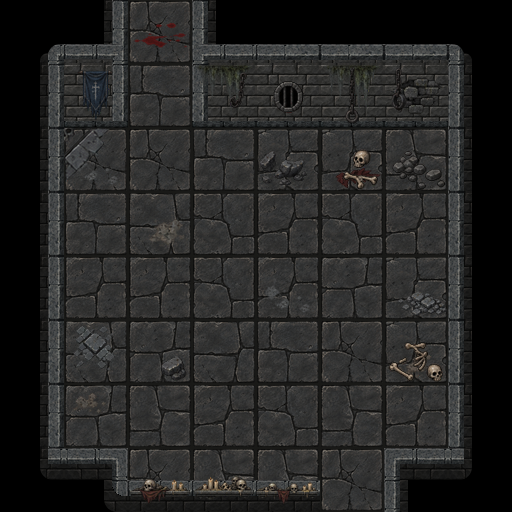

The image is a tile-based game level rendered from a .tmx file. Its description and complete source (layers, tilesets, objects, tile grids) follow:
An orthogonal 8x8 tile map with 64x64 px tiles, 8 tile layers (Ground, GroundDetails_01, GroundDetails_02, WallsBack_02, ...), 3 tilesets and 11 objects (torches_v1, exit_north, exit_south).

<map version="1.10" tiledversion="1.12.2" orientation="orthogonal" renderorder="right-down" width="8" height="8" tilewidth="64" tileheight="64" infinite="0" nextlayerid="17" nextobjectid="15">
 <tileset firstgid="1" source="act3_floor_64.tsx" />
 <tileset firstgid="9" source="items.tsx" />
 <tileset firstgid="177" source="my_tiles_textured_v9.tsx" />
 <layer id="1" name="Ground" width="8" height="8">
  <data encoding="csv">
0,0,8,0,0,0,0,0,
0,0,4,0,0,0,0,0,
0,8,8,4,1,1,6,0,
0,4,2,3,5,3,5,0,
0,5,5,3,5,7,1,0,
0,2,7,2,4,8,1,0,
0,7,6,5,3,6,5,0,
0,0,8,6,6,8,0,0
</data>
 </layer>
 <layer id="9" name="GroundDetails_01" width="8" height="8">
  <data encoding="csv">
0,0,35,0,0,0,0,0,
0,0,0,0,0,0,0,0,
0,91,0,0,105,110,0,0,
0,0,107,0,0,0,0,0,
0,0,0,0,91,0,100,0,
0,0,102,0,0,0,109,0,
0,108,0,0,0,0,0,0,
0,0,0,0,0,0,0,0
</data>
 </layer>
 <layer id="10" name="GroundDetails_02" width="8" height="8">
  <data encoding="csv">
0,0,0,0,0,0,0,0,
0,0,0,0,0,0,0,0,
0,82,0,0,0,46,36,0,
0,0,0,0,0,0,0,0,
0,0,0,0,0,0,0,0,
0,80,0,0,0,0,45,0,
0,0,0,0,0,0,0,0,
0,0,0,0,0,0,0,0
</data>
 </layer>
 <layer id="16" name="WallsBack_02" width="8" height="8">
  <data encoding="csv">
0,186,0,188,0,0,0,0,
0,0,0,0,0,0,0,0,
0,0,0,0,0,0,0,0,
0,0,0,0,0,0,0,0,
0,0,0,0,0,0,0,0,
0,0,0,0,0,0,0,0,
0,0,0,0,0,0,0,0,
0,0,0,0,0,0,0,0
</data>
 </layer>
 <layer id="2" name="WallsBack_01" width="8" height="8">
  <data encoding="csv">
177,232,0,234,178,178,178,179,
186,241,0,243,187,187,187,188,
186,0,0,0,0,0,0,188,
186,0,0,0,0,0,0,188,
186,0,0,0,0,0,0,188,
186,0,0,0,0,0,0,188,
186,0,0,0,0,0,0,188,
0,0,0,0,0,0,0,0
</data>
 </layer>
 <layer id="4" name="WallsFront_01" width="8" height="8">
  <data encoding="csv">
0,0,0,0,0,0,0,0,
0,0,0,0,0,0,0,0,
0,0,0,0,0,0,0,0,
0,0,0,0,0,0,0,0,
0,0,0,0,0,0,0,0,
0,0,0,0,0,0,0,0,
0,0,0,0,0,0,0,0,
211,2147483853,207,207,207,0,210,2147483859
</data>
 </layer>
 <layer id="5" name="DecorBack_01" width="8" height="8">
  <data encoding="csv">
0,0,0,0,0,0,0,0,
0,0,0,93,0,93,18,0,
0,0,0,0,0,0,0,0,
0,0,0,0,0,0,0,0,
0,0,0,0,0,0,0,0,
0,0,0,0,0,0,0,0,
0,0,0,0,0,0,0,0,
0,0,136,132,135,0,0,0
</data>
 </layer>
 <layer id="6" name="DecorBack_02" width="8" height="8">
  <data encoding="csv">
0,0,0,0,0,0,0,0,
0,76,0,96,22,95,97,0,
0,0,0,0,0,0,0,0,
0,0,0,0,0,0,0,0,
0,0,0,0,0,0,0,0,
0,0,0,0,0,0,0,0,
0,0,0,0,0,0,0,0,
0,0,0,0,0,0,0,0
</data>
 </layer>
 <objectgroup id="11" name="Entities">
  <object id="1" name="torches_v1" x="230" y="98.6667">
   <point />
  </object>
 </objectgroup>
 <objectgroup id="12" name="Connectors">
  <object id="3" name="exit_north" x="159.999" y="27.333">
   <point />
  </object>
  <object id="4" name="exit_south" x="354" y="497.333">
   <point />
  </object>
 </objectgroup>
 <objectgroup id="13" name="Barriers">
  <object id="5" x="47.3333" y="0" width="14" height="508" />
  <object id="6" x="454.667" y="-2" width="9.33333" height="504.667" />
 </objectgroup>
 <objectgroup id="14" name="Blocked">
  <object id="8" x="212.667" y="70.6667" width="282" height="44" />
  <object id="9" x="223.167" y="17" width="276.667" height="14.6667" />
  <object id="10" x="8" y="19.3333" width="87.3333" height="21.3333" />
  <object id="11" x="24" y="73.3333" width="85.3333" height="33.3333" />
  <object id="12" x="15.1667" y="462.5" width="102.5" height="33.3333" />
  <object id="13" x="403.333" y="463.333" width="92" height="29.3333" />
 </objectgroup>
</map>
